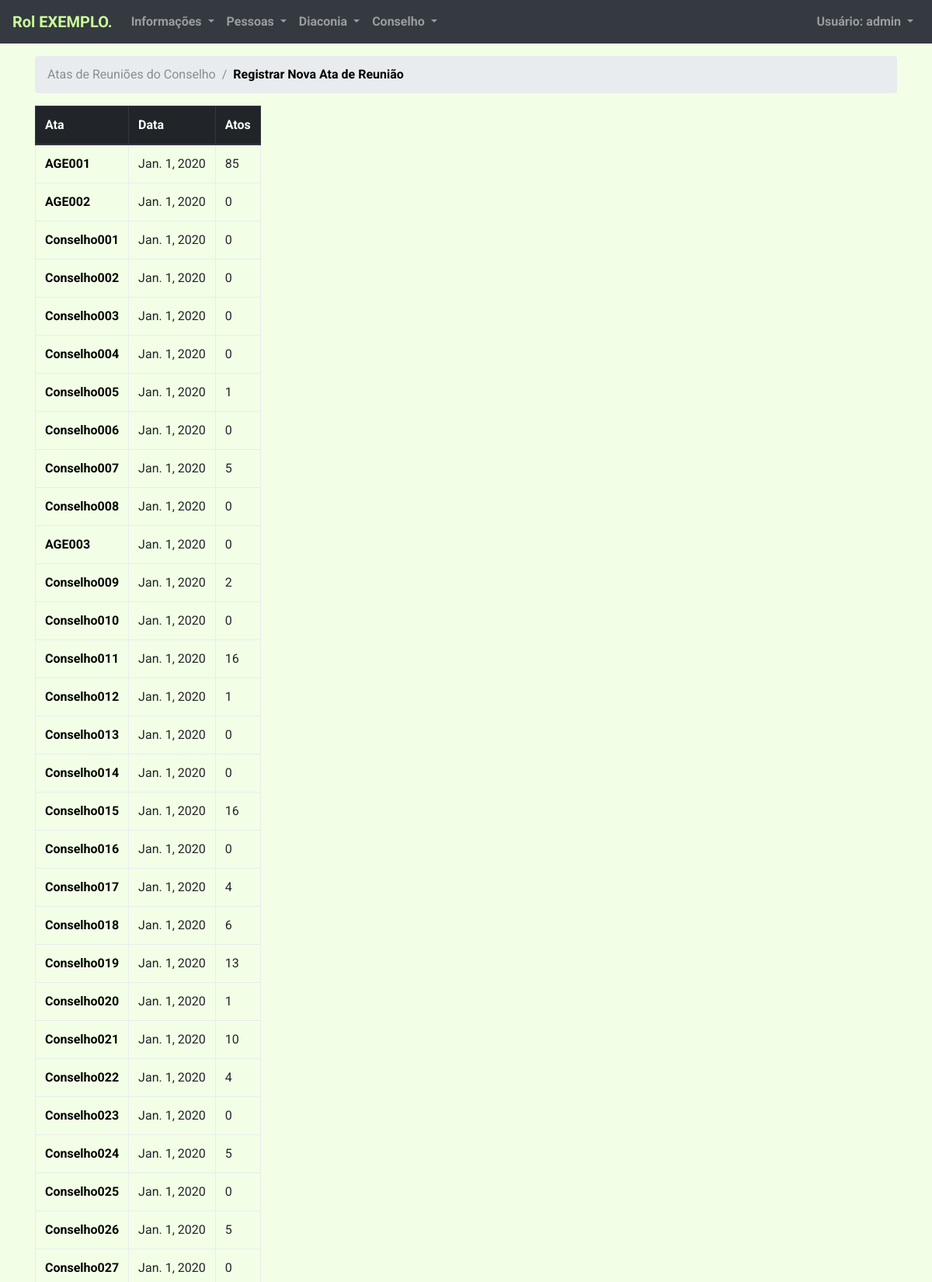
The app's page /atas/ (signed in, upper part) with its own data.
### rol/models.py (models this page shows, shortened)
class Ata(models.Model):
    data = models.DateField()
    identificacao = models.CharField(max_length=256,unique=True)
    numero = models.IntegerField(unique=True)
    class Meta:
        ordering = ['identificacao']

### rol/views/conselho.py (the view)
# urls.py: url(r'^atas/$', views.atas, name='atas'),
@login_required
@user_passes_test(lambda u: u.has_perm('rol.add_ata'))
def atas(request):
    atas = Ata.objects.all().order_by('-data')
    for a in atas:
        try:
            a.atos = AtoOficial.objects.filter(ata_ato=a).count
        except:
            pass
    return render(request, 'atas.html', {'atas': atas})

### templates/atas.html
{% extends 'base.html' %}
{% block breadcrumb %}
<li class="breadcrumb-item active">Atas de Reuniões do Conselho</a></li>
<li class="breadcrumb-item"><a class="loadme" href="{% url 'new_ata' %}">Registrar Nova Ata de Reunião</a></li>
{% endblock %}
{% block content %}
<table class="table table-bordered table-responsive">
  <thead class="thead-dark">
    <tr>
      <th>Ata</th>
      <th>Data</th>
      <th>Atos</th>
    </tr>
  </thead>
  <tbody>
    {% for a in atas %}
      <tr>
        <td><a class="loadme" href="{% url 'ata' a.pk %}">{{ a.identificacao }}</a></td>
        <td>{{ a.data }}</td>
        <td>{{ a.atos }}</td>
      </tr>
    {% endfor %}
  </tbody>
</table>
{% endblock %}

### templates/base.html (shortened to what this page needs)
{% load static %}<!DOCTYPE html>
<html>
  <head>
    <link rel="stylesheet" href="{% static 'css/bootstrap.min.css' %}">
    <link rel="stylesheet" href="{% static 'css/app.css' %}">
    <link rel="stylesheet" href="{% static 'css/datepicker.min.css' %}">
    <link rel="stylesheet" href="{% static 'css/select2.min.css' %}">
  </head>
  {% if user.is_authenticated %}
  <body>
    {% block body %}
    <nav class="navbar navbar-expand-md navbar-dark fixed-top bg-dark">
      <a class="navbar-brand loadme" href="{% url 'home' %}" style="color: #ccff99;">Rol EXEMPLO.</a>
      <div class="collapse navbar-collapse" id="navbarCollapse">
        <ul class="navbar-nav mr-auto">
          <li class="nav-item">
            <ul class="navbar-nav ml-auto">
              <li class="nav-item dropdown">
                <a class="nav-link dropdown-toggle" href="#" id="boletimMenu" data-toggle="dropdown" aria-haspopup="true" aria-expanded="false">
                  Informações
                </a>
              </li>
            </ul>
          </li>
          {% if perms.rol.add_pessoa %}
          <li class="nav-item active">
            <ul class="navbar-nav ml-auto">
              <li class="nav-item dropdown">
                <a class="nav-link dropdown-toggle" href="#" id="pessoasMenu" data-toggle="dropdown" aria-haspopup="true" aria-expanded="false">
                  Pessoas
                </a>
              </li>
            </ul>
          </li>
          <li class="nav-item active">
            <ul class="navbar-nav ml-auto">
              <li class="nav-item dropdown">
                <a class="nav-link dropdown-toggle" href="#" id="pessoasMenu" data-toggle="dropdown" aria-haspopup="true" aria-expanded="false">
                  Diaconia
                </a>
              </li>
            </ul>
          </li>
          {% endif %}
          {% if perms.rol.add_ata %}
          <li class="nav-item">
            <ul class="navbar-nav ml-auto">
              <li class="nav-item dropdown">
                <a class="nav-link dropdown-toggle" href="#" id="conselhoMenu" data-toggle="dropdown" aria-haspopup="true" aria-expanded="false">
                  Conselho
                </a>
              </li>
            </ul>
          </li>
          {% endif %}
        </ul>
        <ul class="navbar-nav ml-auto">
          <li class="nav-item dropdown">
            <a class="nav-link dropdown-toggle" href="#" id="userMenu" data-toggle="dropdown" aria-haspopup="true" aria-expanded="false">
              Usuário: {{ user.username }}
            </a>
          </li>
        </ul>
      </div>
    </nav>
    <div class="container">
      <ol class="breadcrumb">
        {% block breadcrumb %}
        {% endblock %}
      </ol>
      {% block content %}
      {% endblock %}
    </div>
  {% endblock body %}
  </body>
  {% endif %}
</html>

### static/css/app.css (style rules this page uses)
a { font-weight: bold; }
a:link { color: black; text-decoration: none; }
body { min-height: 75rem; padding-top: 4.5rem; background-color: #f2ffe6; font-family: "Roboto", sans-serif; }

### records on screen
Ata: identificacao "AGE001", data "Jan. 1, 2020", atos "85"
Ata: identificacao "AGE002", data "Jan. 1, 2020", atos "0"
Ata: identificacao "Conselho001", data "Jan. 1, 2020", atos "0"
Ata: identificacao "Conselho002", data "Jan. 1, 2020", atos "0"
Ata: identificacao "Conselho003", data "Jan. 1, 2020", atos "0"
Ata: identificacao "Conselho004", data "Jan. 1, 2020", atos "0"
Ata: identificacao "Conselho005", data "Jan. 1, 2020", atos "1"
Ata: identificacao "Conselho006", data "Jan. 1, 2020", atos "0"
Ata: identificacao "Conselho007", data "Jan. 1, 2020", atos "5"
Ata: identificacao "Conselho008", data "Jan. 1, 2020", atos "0"
Ata: identificacao "AGE003", data "Jan. 1, 2020", atos "0"
Ata: identificacao "Conselho009", data "Jan. 1, 2020", atos "2"
Ata: identificacao "Conselho010", data "Jan. 1, 2020", atos "0"
Ata: identificacao "Conselho011", data "Jan. 1, 2020", atos "16"
Ata: identificacao "Conselho012", data "Jan. 1, 2020", atos "1"
Ata: identificacao "Conselho013", data "Jan. 1, 2020", atos "0"
Ata: identificacao "Conselho014", data "Jan. 1, 2020", atos "0"
Ata: identificacao "Conselho015", data "Jan. 1, 2020", atos "16"
Ata: identificacao "Conselho016", data "Jan. 1, 2020", atos "0"
Ata: identificacao "Conselho017", data "Jan. 1, 2020", atos "4"
Ata: identificacao "Conselho018", data "Jan. 1, 2020", atos "6"
Ata: identificacao "Conselho019", data "Jan. 1, 2020", atos "13"
Ata: identificacao "Conselho020", data "Jan. 1, 2020", atos "1"
Ata: identificacao "Conselho021", data "Jan. 1, 2020", atos "10"
Ata: identificacao "Conselho022", data "Jan. 1, 2020", atos "4"
Ata: identificacao "Conselho023", data "Jan. 1, 2020", atos "0"
Ata: identificacao "Conselho024", data "Jan. 1, 2020", atos "5"
Ata: identificacao "Conselho025", data "Jan. 1, 2020", atos "0"
Ata: identificacao "Conselho026", data "Jan. 1, 2020", atos "5"
Ata: identificacao "Conselho027", data "Jan. 1, 2020", atos "0"

### other values on screen
{{ user.username }} "admin"
